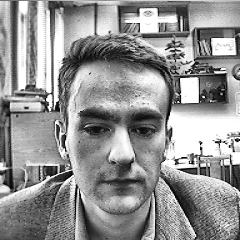
%> input picture diploma/2007/Система online контроля доступа конечного пользователя - Дурнов Денис - РК9-101/sources/work/Select_face/A.tif, 240 x 240 px
$ octave --eval "ddk_face('A.tif');"   (GNU Octave 9; MATLAB toolbox functions it lacks are replaced by stand-ins)
%> lines starting %> are read from the running program, lines starting %| are printed output that depends on the picture; in (x1, y1, x2, y2) boxes, pixels count from 0 and x2, y2 are one past the last pixel; in counts of white or black regions, pixels touching at a corner belong together; the program's own positions count from 1
function ddk_face(filename)
%> called with filename = 'A.tif'
% Функция выделения лица из изображения сцены с помощью бинаризации её
% градиента и последующим поиском центра лица.
I = imread(filename);
%> I is the input picture: size 240x240 uint8; min 1, max 255, mean 147.2
k = 1.7; % коэффициент масштабирования

% Выделение градиента изображения сцены.
hy = fspecial('sobel');
hx = hy';
Iy = imfilter(double(I), hy, 'replicate');
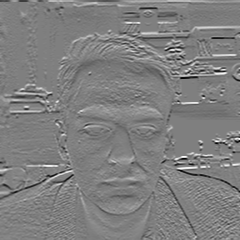
%> Iy: size 240x240 double; min -1011, max 1012, mean 2.5; drawn with min black and max white
Ix = imfilter(double(I), hx, 'replicate');
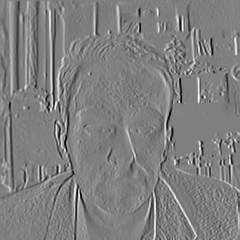
%> Ix: size 240x240 double; min -1012, max 1008, mean 0; drawn with min black and max white
Ig = sqrt(Ix.^2+Iy.^2); % Суммарный градиент
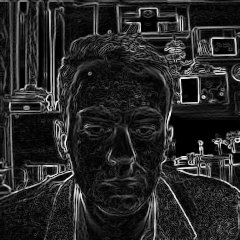
%> Ig: size 240x240 double; min 0, max 1044, mean 159.8; drawn with min black and max white
Ig = uint8(Ig);
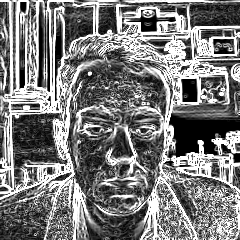
%> Ig: size 240x240 uint8; min 0, max 255, mean 123.7
%imwrite(I1, '_temp.tif');

% Бинаризация градиента яркости и его перемасштабирование.
bw      = im2bw(Ig, 0.9);
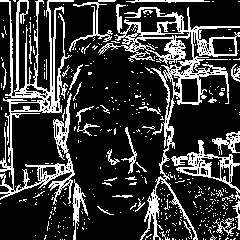
%> bw: size 240x240 logical; 22% white in thin lines or dots
M       = size(bw);
%> M = [240 240]
M(2)    = round(M(2)*k);
bw_m    = imresize(bw, M, 'bicubic');
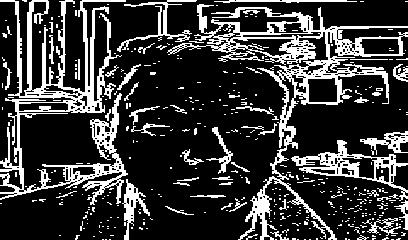
%> bw_m: size 240x408 logical; 22.3% white; 403 white regions (351 under 20 px), largest, box (x1, y1, x2, y2) and area: (167, 4, 408, 240) 7356, (0, 0, 128, 205) 6900, (291, 140, 408, 201) 1512
%imwrite(bw_m, '_temp.bmp');
%figure, surfc(double(bw_m)), shading flat;

[n, m] = size(bw_m);
%> n = 240; m = 408

%> (the run ends here)

$ run again, on diploma/2007/Система online контроля доступа конечного пользователя - Дурнов Денис - РК9-101/sources/work/Select_face/A2.tif
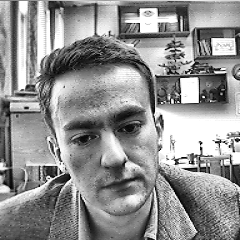
%> input picture diploma/2007/Система online контроля доступа конечного пользователя - Дурнов Денис - РК9-101/sources/work/Select_face/A2.tif, 240 x 240 px
%> in ddk_face, I is the input picture: size 240x240 uint8; min 1, max 255, mean 144.8
%> in ddk_face, `bw      = im2bw(Ig, 0.9);`:
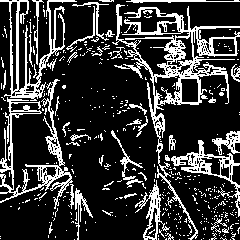
%> bw: size 240x240 logical; 21.7% white in thin lines or dots
%> in ddk_face, `bw_m    = imresize(bw, M, 'bicubic');`:
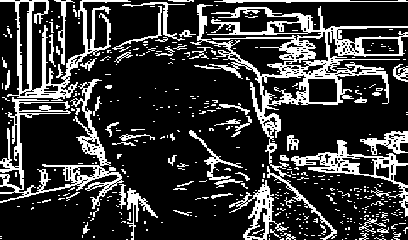
%> bw_m: size 240x408 logical; 21.9% white; 410 white regions (346 under 20 px), largest, box (x1, y1, x2, y2) and area: (190, 4, 408, 240) 6860, (0, 79, 124, 209) 3143, (0, 0, 131, 101) 2625

$ run again, on diploma/2007/Система online контроля доступа конечного пользователя - Дурнов Денис - РК9-101/sources/work/Select_face/C.tif
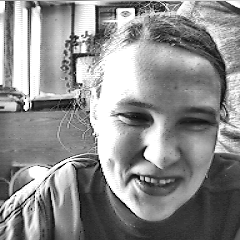
%> input picture diploma/2007/Система online контроля доступа конечного пользователя - Дурнов Денис - РК9-101/sources/work/Select_face/C.tif, 240 x 240 px
%> in ddk_face, I is the input picture: size 240x240 uint8; min 1, max 255, mean 141
%> in ddk_face, `bw      = im2bw(Ig, 0.9);`:
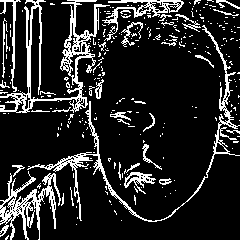
%> bw: size 240x240 logical; 15.3% white in thin lines or dots
%> in ddk_face, `bw_m    = imresize(bw, M, 'bicubic');`:
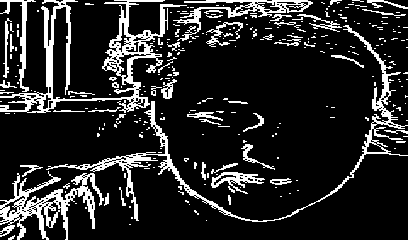
%> bw_m: size 240x408 logical; 15.6% white; 289 white regions (235 under 20 px), largest, box (x1, y1, x2, y2) and area: (0, 0, 187, 113) 3885, (46, 25, 408, 222) 3047, (0, 171, 104, 240) 2342

$ run again, on diploma/2007/Система online контроля доступа конечного пользователя - Дурнов Денис - РК9-101/sources/work/Select_face/Fmid.tif
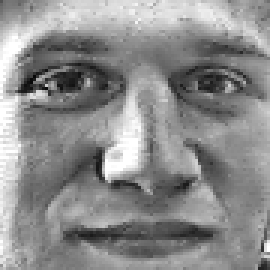
%> input picture diploma/2007/Система online контроля доступа конечного пользователя - Дурнов Денис - РК9-101/sources/work/Select_face/Fmid.tif, 90 x 90 px (shown 3 times larger)
%> in ddk_face, I is the input picture: size 90x90 uint8; min 7, max 255, mean 140.1
%> in ddk_face, `bw      = im2bw(Ig, 0.9);`:
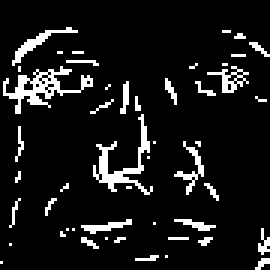
%> bw: size 90x90 logical (shown 3 times larger); 9.3% white in thin lines or dots
%> in ddk_face, `bw_m    = imresize(bw, M, 'bicubic');`:
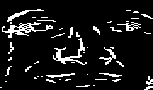
%> bw_m: size 90x153 logical; 9.5% white in thin lines or dots
